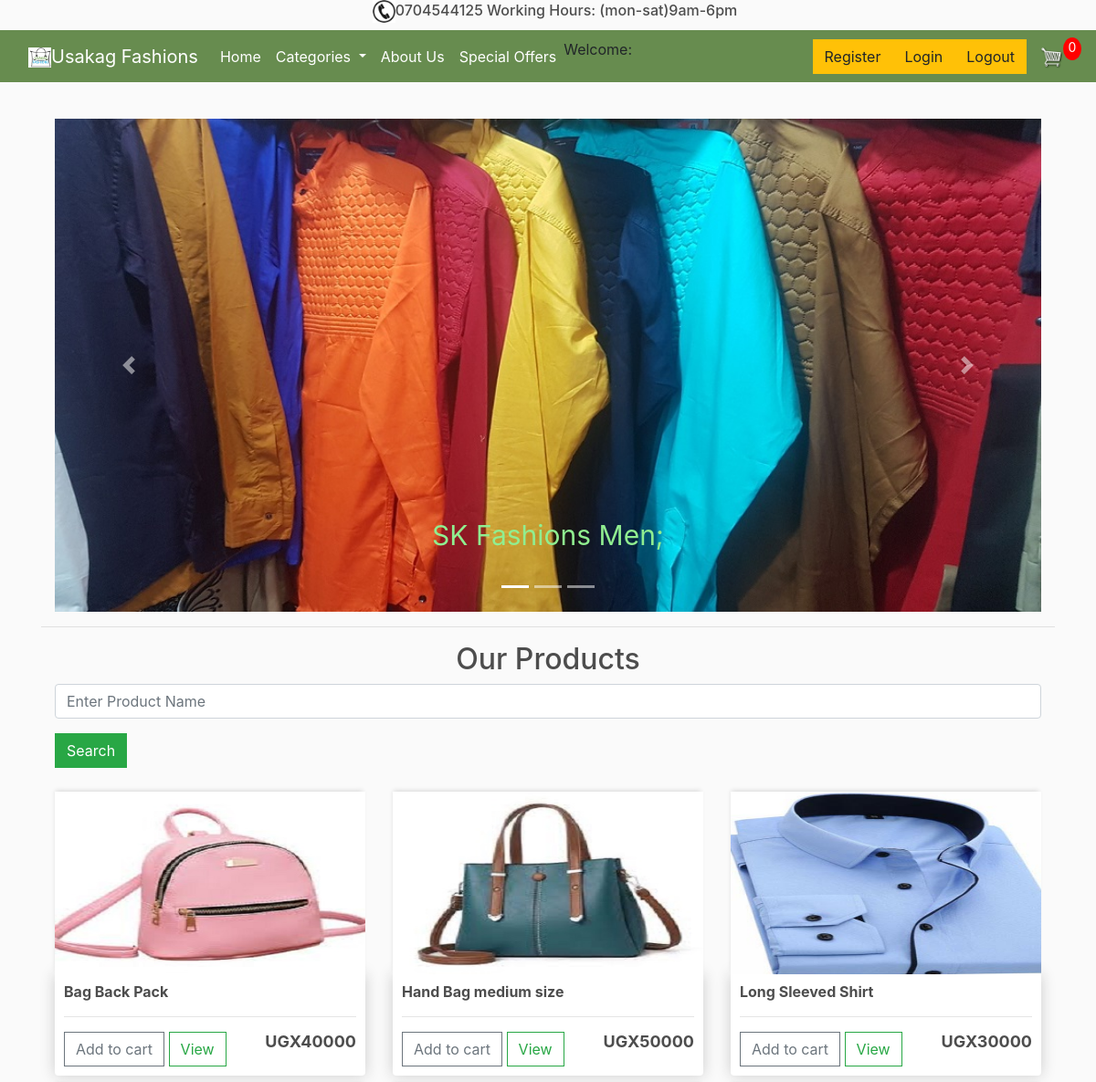
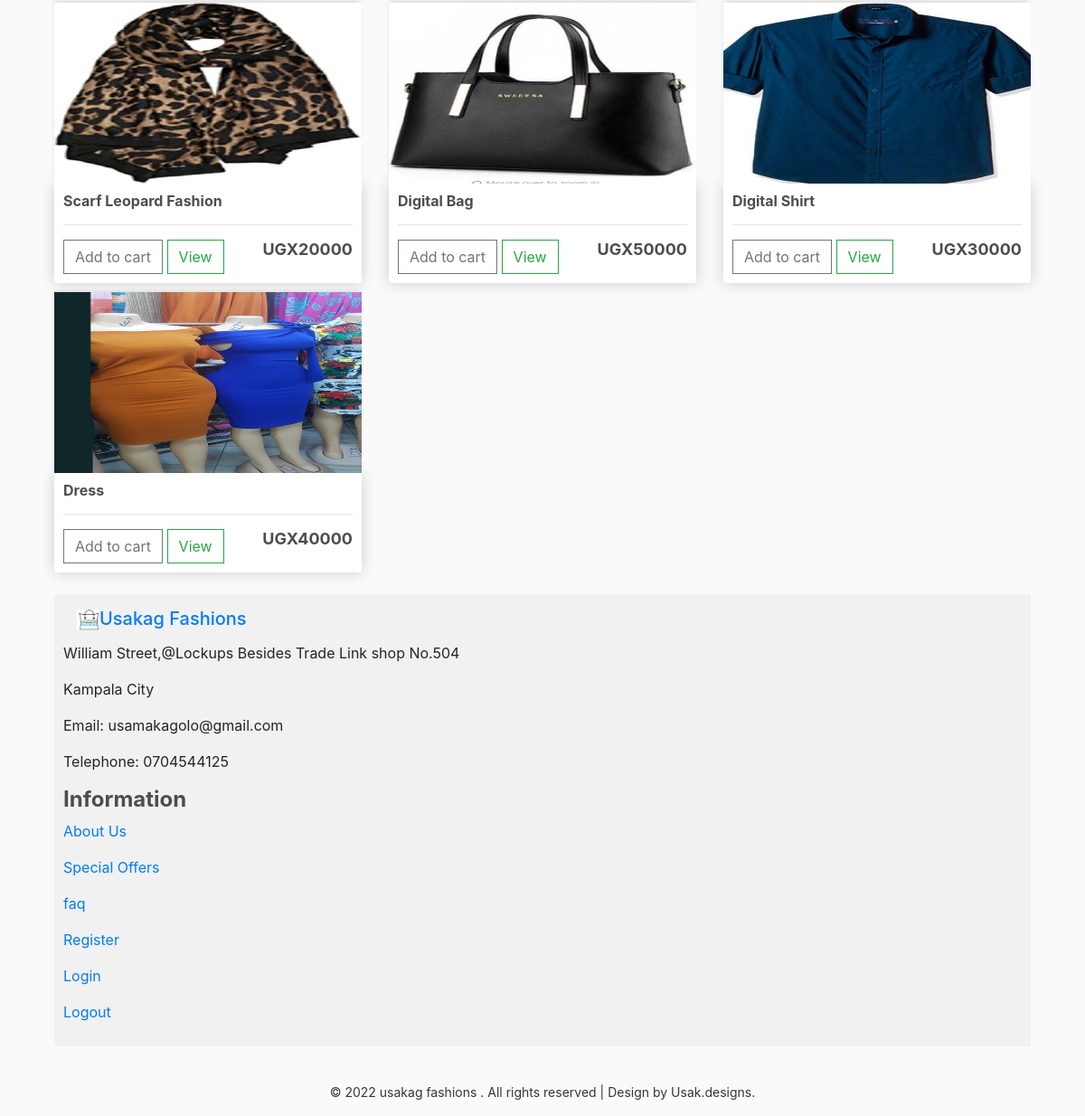
The page / on the database its author committed (2 pictures, top to bottom).
### store/models.py (models this page shows, shortened)
class Product(models.Model):
    name = models.CharField(max_length=200, null=True)
    price_0 = models.DecimalField(max_digits=10, decimal_places=0, null=True)
    price = models.DecimalField(max_digits=10, decimal_places=0)
    digital = models.BooleanField(default=False, null=True, blank=False)
    image = models.ImageField(upload_to='images', null=True, blank=True)
    STATUS_TYPE_CHOICES=[
        ('BAGS','BAGS'),
        ('MEN','MEN'),
        ('SCARVES','SCARVES'),
        ('WOMEN','WOMEN')
    ]
    status = models.CharField(max_length=100,choices=STATUS_TYPE_CHOICES)
    STATUS_TYPE_CHOICES=[
        ('YES','YES'),
        ('NO','NO'),
    ]
    special_offers = models.CharField(max_length=100,choices=STATUS_TYPE_CHOICES)
    STATUS_TYPE_CHOICES=[
        ('M','M'),
        ('S','S'),
        ('L','L'),
        ('XL','XL'),
        ('XXL','XXL'),
        ('XXXL','XXXL'),
    ]
    size = models.CharField(max_length=100,choices=STATUS_TYPE_CHOICES)
    STATUS_TYPE_CHOICES=[
        ('NEW','NEW'),
        ('SECOND HAND','SECOND HAND'),
    ]
    item_status = models.CharField(max_length=100,choices=STATUS_TYPE_CHOICES)
    @property
    def imageURL(self):
        try:
            url = self.image.url
        except:
            url = ''
        return url

### store/views.py (the view)
# urls.py: path('', views.store, name="store"),
def store(request):
    data= cartData(request)
    cartItems = data['cartItems']
    carousels = Carousel.objects.all()
    products = Product.objects.all()
    user_product_filter = Product_filter(request.GET, queryset=products)
    context={
        'user_product_filter':user_product_filter,
        'carousels':carousels,
        'cartItems':cartItems
    }
    return render(request, 'store/index.html', context)

### store/models.py (called while the page is built)
    @property
    def imageURL(self):
        try:
            url = self.carousel_image.url
        except:
            url = ''
        return url

### store/utils.py (called while the page is built, shortened)
def cookieCart(request):
    try:
        cart = json.loads(request.COOKIES['cart'])
    except:
        cart = {}
    print('CART:', cart)
    items = []
    order = {'get_cart_total':0, 'get_cart_items':0, 'shipping':False}
    cartItems = order['get_cart_items']
    return{'cartItems':cartItems, 'order':order, 'items':items}

def cartData(request):
    if request.user.is_authenticated:
        customer = request.user.customer
        order, created = Order.objects.get_or_create(customer=customer,complete=False)
        items = order.orderitem_set.all()
        cartItems = order.get_cart_items
    else:
        cookieData = cookieCart(request)
        cartItems = cookieData['cartItems']
        order = cookieData['order']
        items = cookieData['items']
    return{'cartItems':cartItems, 'order':order, 'items':items}

### store/templates/store/index.html (shortened to what this page needs)
{% extends 'store/main.html' %}
{% load static %}
{% load crispy_forms_tags %}
{% load widget_tweaks %}
{% block content %}
<div class="container mt-3">
    <div id="myCarousel" class="carousel slide" data-ride="carousel">
      <ul class="carousel-indicators">
        <li data-target="#myCarousel" data-slide-to="0" class="active"></li>
        <li data-target="#myCarousel" data-slide-to="1"></li>
        <li data-target="#myCarousel" data-slide-to="2"></li>
      </ul>
      <div class="carousel-inner">
        <div class="carousel-item active">
            <a href="{% url 'men' %}"><img src="{% static 'images/shirts.jpg' %}" width="auto" height="400px">
                <div class="text" style=font-size:30px;>SK Fashions Men;<br><br></div></a>
        </div>
      </div>
      <a class="carousel-control-prev" href="#myCarousel" data-slide="prev">
        <span class="carousel-control-prev-icon"></span>
      </a>
      <a class="carousel-control-next" href="#myCarousel" data-slide="next">
        <span class="carousel-control-next-icon"></span>
      </a>
    </div>
    </div>
    <hr>
    <h2 class="text-center">Our Products</h2>
    <div class="container">
      {%if  user_product_filter  %}
      <form method="get">
      {% for field in  user_product_filter.form.visible_fields %}
        <div class="form-group">
          {% render_field user_product_filter.form.name class="form-control" placeholder="Enter Product Name" %}
        </div>
      {% endfor %}
    <div class="form-group">
      <button type="submit" class="btn btn-success">
         Search
      </button>
      </div>
     </form>
    <div class="row">
        {% for product in user_product_filter.qs %}
        <div class="col-lg-4">
            <img class="thumbnail" src="{{product.imageURL}}">
            <div class="box-element product">
                <h6><strong>{{product.name}}</strong></h6>
                <h>
                <hr>
                <button data-product={{product.id}} data-action="add" class="btn btn-outline-secondary add-btn update-cart">Add to cart</button>
                <a  class="btn btn-outline-success" href="{% url 'single_product' product.id %}">View</a>
                <h4 style="display: inline-block; float: right; font-size: 18px;"><strong>UGX{{product.price}}</strong></h4>
            </div>
        </div>
        {% endfor %}
        {%else%}
            <div class="card-body">
                <h4>No Data available</h4>
            </div>
        {%endif%}
     </div>
     <br>
     <div class="grid-container">
      <div class="footer">
        <h4><a class="navbar-brand" href="{% url 'store' %}"><img id="logo-icon" src="{% static 'images/capture1.png' %}" alt=" " />Usakag Fashions</a></h4>
          <p>William Street,@Lockups Besides Trade Link shop No.504</p>
          <p>Kampala City</p>
          <p>Email: usamakagolo@gmail.com</p>
          <p>Telephone: 0704544125</p>
       <div>
        <h4><b>Information</b></h4>
          <p><a href="{% url 'about_us' %}">About Us</a></p>
          <p><a href="{% url 'special_offers' %}">Special Offers</a></p>
          <p><a href="{% url 'faq' %}">faq</a></p>
          <p><a href="{% url 'store' %}">Register</a></p>
          <p><a href="{% url 'store' %}">Login</a></p>
          <p><a href="{% url 'store' %}">Logout</a></p>
        </div>
      </div>
     </div>
<p class="copy-right">© 2022 usakag fashions . All rights reserved | Design by <a href="#"> Usak.designs.</a></p>
{% endblock content %}

### static/css/main.css (style rules this page uses)
body { background-color: hsl(0, 0%, 98%); }
h1,h2,h3,h4,h5,h6 { color:hsl(0, 0%, 30%); }
.box-element { box-shadow:hsl(0, 0%, 80%) 0 0 16px; background-color: #fff; border-radius: 4px; padding: 10px; }
.thumbnail { width: 100%; height: 200px; -webkit-box-shadow: -1px -3px 5px -2px rgba(214,214,214,1); -moz-box-shadow: -1px -3px 5px -2px rgba(214,214,214,1); box-shadow: -1px -3px 5px -2px rgba(214,214,214,1); }
.product { border-radius: 0 0 4px 4px; }
#logo-icon { width:25px; display: inline-block; margin-left: 15px; }
.col-lg-4, .col-lg-6, .col-lg-8, .col-lg-12 { margin-top: 10px; }
.btn { border-radius: 0; }
.carousel-inner img { width: 100%; height: 25%; }
.text { color:lightgreen; font-size: 50px; padding: 8px 12px; position: absolute; bottom: 8px; width: 100%; text-align: center; }

### static/css/style.css (style rules this page uses)
.footer { grid-area: footer; background-color: #f1f1f1; padding: 10px; text-align: left; }
p.copy-right { margin-top:40px; text-align:center; font-size:14px; color:#363636; }
p.copy-right a { color:#363636; }

### rows shown on the page
Product: imageURL (picture), name "Bag Back Pack", price "40000"
Product: imageURL (picture), name "Hand Bag medium size", price "50000"
Product: imageURL (picture), name "Long Sleeved Shirt", price "30000"
Product: imageURL (picture), name "Scarf Leopard Fashion", price "20000"
Product: imageURL (picture), name "Digital Bag", price "50000"
Product: imageURL (picture), name "Digital Shirt", price "30000"
Product: imageURL (picture), name "Dress", price "40000"

### other values the page prints
{{ cartItems }} "0"
